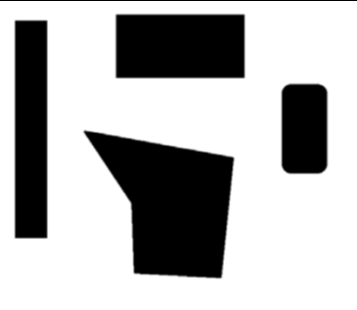
#> input picture RobotsInContext/prg_ex2_map.png, 357 x 310 px
$ python bug_basic_functions.py
#> lines starting #> are read from the running program, lines starting #| are printed output that depends on the picture; after the words box and inside, x2 and y2 are one past the last pixel; in counts of white or black regions, pixels touching at a corner belong together
"""
Building block functions to use for the bug algorithm
read map from image
make your own map with randomly generate obstacles
query whether a pixel is white or black (traversable or obstacle)
mark the pixel a different colour to show goal, trajectory, etc.
"""
import cv2
# if you have trouble with importing cv2, you might have an outdated version of numpy that does not agree with cv2. try running "pip install --upgrade numpy" in a terminal and then run again.
import numpy as np

def read_map(file):
    # Read the color map image
#> called with file = 'prg_ex2_map.png'
    map_image = cv2.imread(file)
#> map_image is the input picture: shape (310, 357, 3); min 0, max 255, mean 178.1

    # View map - comment out if viewing is not necessary
    cv2.imshow("Map", map_image)
    cv2.waitKey(0)
    cv2.destroyAllWindows()
    return map_image


def make_map(height, width):
#> called with height = 200, width = 200
    map_image = np.ones((height, width, 3), dtype=np.uint8) * 255
    num_obstacles = 5
    obstacle_size = 40  # Size of each square obstacle
    for _ in range(num_obstacles):
        # Generate random coordinates for the obstacle
        x = np.random.randint(0, width - obstacle_size)
        y = np.random.randint(0, height - obstacle_size)

        # Draw the obstacle on the map
        map_image[y:y+obstacle_size, x:x+obstacle_size] = (0, 0, 0)
    cv2.imshow("Generated Map", map_image)
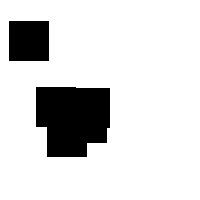
#> window 'Generated Map': shape (200, 200, 3); 84.9% white; 2 black regions, box (x1, y1, x2, y2) and area: (36, 87, 110, 157) 4449, (9, 21, 49, 61) 1600
    cv2.waitKey(0)
    cv2.destroyAllWindows()
    return map_image


def is_pixel_an_obstacle(map, x, y):
    # Get the pixel color at coordinates (x, y)
    pixel_color = map[y, x]
    # returns true if the pixel is black or close to black
    return np.all(pixel_color < 20)


def mark_pixel(map, x, y):
    # Make a copy of the map to avoid modifying the original image - if needed
    marked_map = map.copy()
    red = (0, 0, 255)
    marked_map[x, y] = red
    return marked_map


# How to use:
# Read the map
map_file = 'prg_ex2_map.png'
map_image = read_map(map_file)

# make your own map
random_map = make_map(200, 200)


# Obstacle checking
x, y = 100, 100  # Replace with your coordinates
if is_pixel_an_obstacle(random_map, x, y):
    print(f"Pixel at ({x}, {y}) is black (obstacle)")
else:
    print(f"Pixel at ({x}, {y}) is white (free space)")

start_point = [50,50]
end_point = [150,150]


# Mark a pixel on the map
new_map = mark_pixel(random_map, x, y)
cv2.namedWindow('Marked_Map', cv2.WINDOW_NORMAL)
cv2.resizeWindow('Marked_Map', 800, 800) # resize the map window if necessary for marked pixels to be visible
cv2.imshow('Marked_Map', new_map)
cv2.waitKey(0) # wait key is necessary, otherwise the window closes immediately
cv2.destroyAllWindows()
